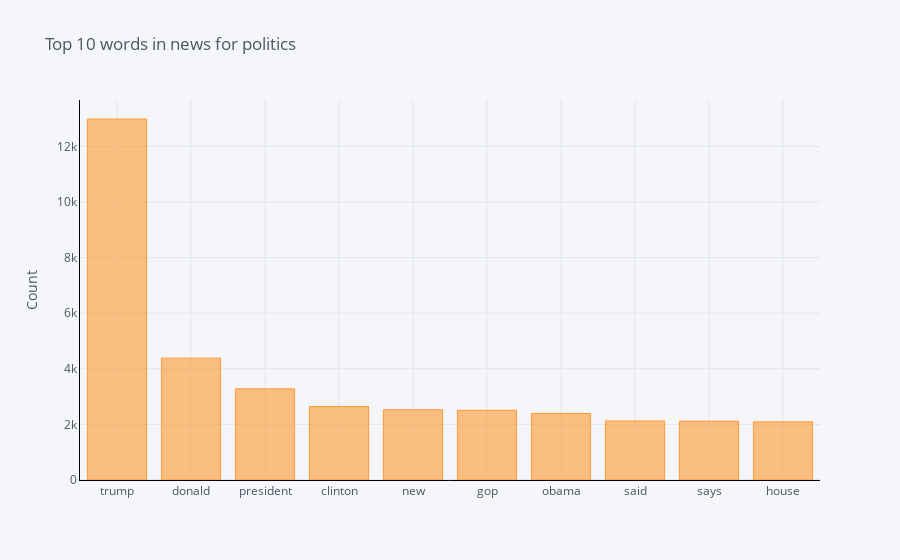

The code cell stored with this chart in its notebook:
### Code cell
plot_top_n_words(df_top_10_category[df_top_10_category['category'] == 'POLITICS']['news'],title='Top 10 words in news for politics',n=10)

### Figure 1 — Plotly figure (JSON) as saved in the notebook; plotly's stock layout.template omitted (floating-point values rounded to 4 significant figures)
{"data": [{"name": "count", "text": "", "y": [12989, 4384, 3280, 2644, 2528, 2507, 2391, 2126, 2119, 2093], "marker": {"color": "rgba(255, 153, 51, 0.6)", "line": {"color": "rgba(255, 153, 51, 1.0)", "width": 1}}, "x": ["trump", "donald", "president", "clinton", "new", "gop", "obama", "said", "says", "house"], "type": "bar", "orientation": "v"}], "layout": {"title": {"text": "Top 10 words in news for politics", "font": {"color": "#4D5663"}}, "paper_bgcolor": "#F5F6F9", "plot_bgcolor": "#F5F6F9", "yaxis": {"tickfont": {"color": "#4D5663"}, "title": {"text": "Count", "font": {"color": "#4D5663"}}, "showgrid": true, "zerolinecolor": "#E1E5ED", "gridcolor": "#E1E5ED", "linecolor": "black"}, "xaxis": {"tickfont": {"color": "#4D5663"}, "title": {"text": "", "font": {"color": "#4D5663"}}, "showgrid": true, "zerolinecolor": "#E1E5ED", "gridcolor": "#E1E5ED", "linecolor": "black"}, "legend": {"bgcolor": "#F5F6F9", "font": {"color": "#4D5663"}}}}
